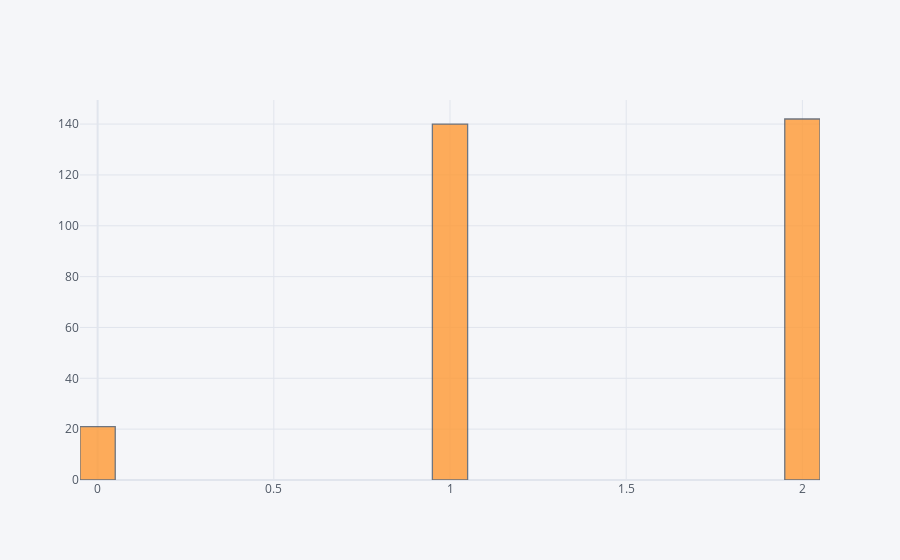

Notebook code for this chart:
### Markdown cell above
## Visualising slope of the peak exercise ST segment

### Code cell
df['slope'].iplot(kind='hist',bins=40,color='orange')

### Figure 1 — Plotly figure (JSON) as saved in the notebook; plotly's stock layout.template omitted (floating-point values rounded to 4 significant figures; data arrays with more than 128 entries replaced by an {"elided": "..."} marker saying what was removed)
{"data": [{"histfunc": "count", "histnorm": "", "marker": {"color": "rgba(255, 153, 51, 1.0)", "line": {"color": "#4D5663", "width": 1.3}}, "name": "slope", "nbinsx": 40, "opacity": 0.8, "orientation": "v", "type": "histogram", "x": {"elided": "303 int values"}}], "layout": {"barmode": "overlay", "legend": {"bgcolor": "#F5F6F9", "font": {"color": "#4D5663"}}, "paper_bgcolor": "#F5F6F9", "plot_bgcolor": "#F5F6F9", "title": {"font": {"color": "#4D5663"}}, "xaxis": {"gridcolor": "#E1E5ED", "showgrid": true, "tickfont": {"color": "#4D5663"}, "title": {"font": {"color": "#4D5663"}, "text": ""}, "zerolinecolor": "#E1E5ED"}, "yaxis": {"gridcolor": "#E1E5ED", "showgrid": true, "tickfont": {"color": "#4D5663"}, "title": {"font": {"color": "#4D5663"}, "text": ""}, "zerolinecolor": "#E1E5ED"}}}
